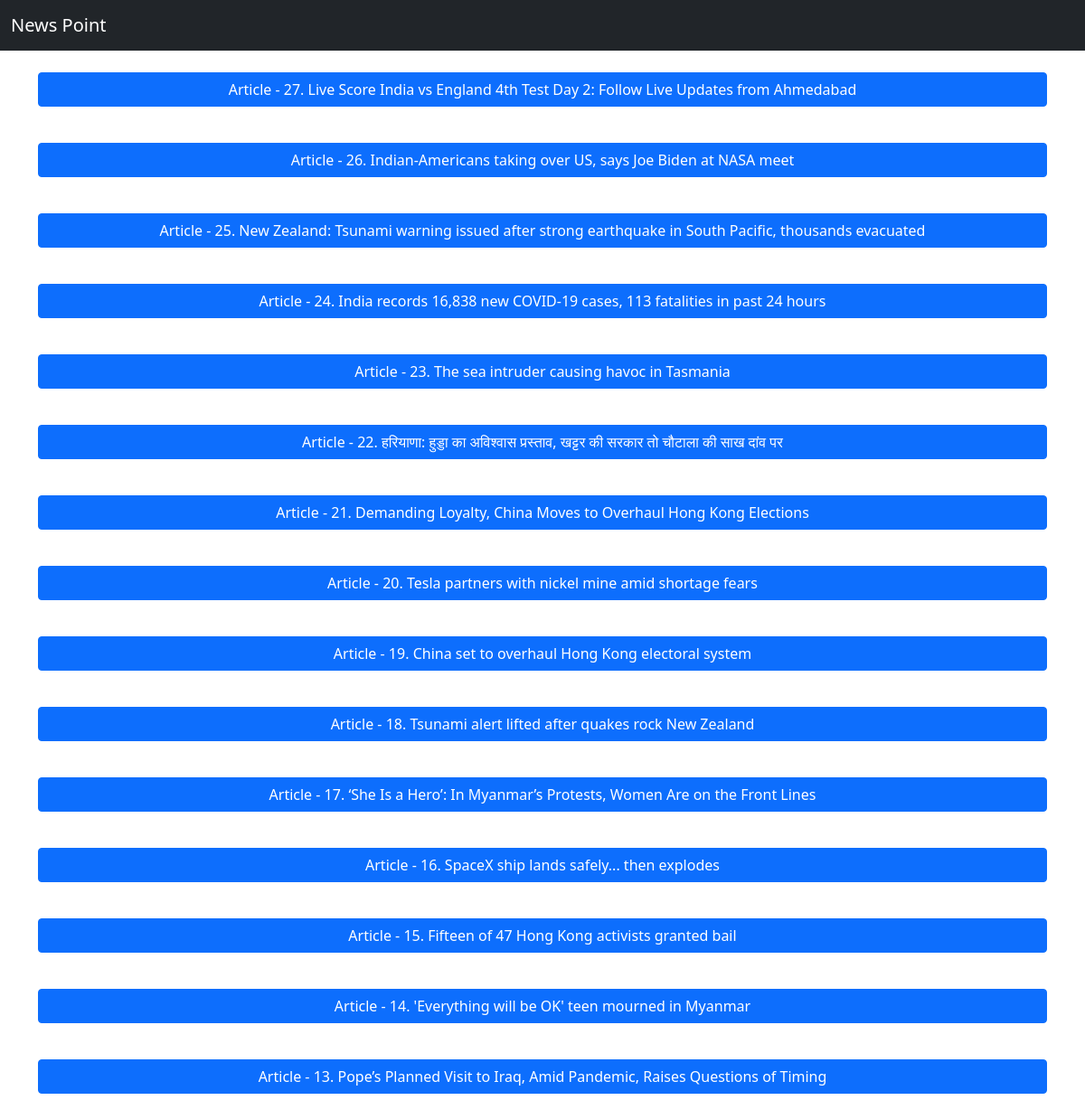
Before: / with the older database file.
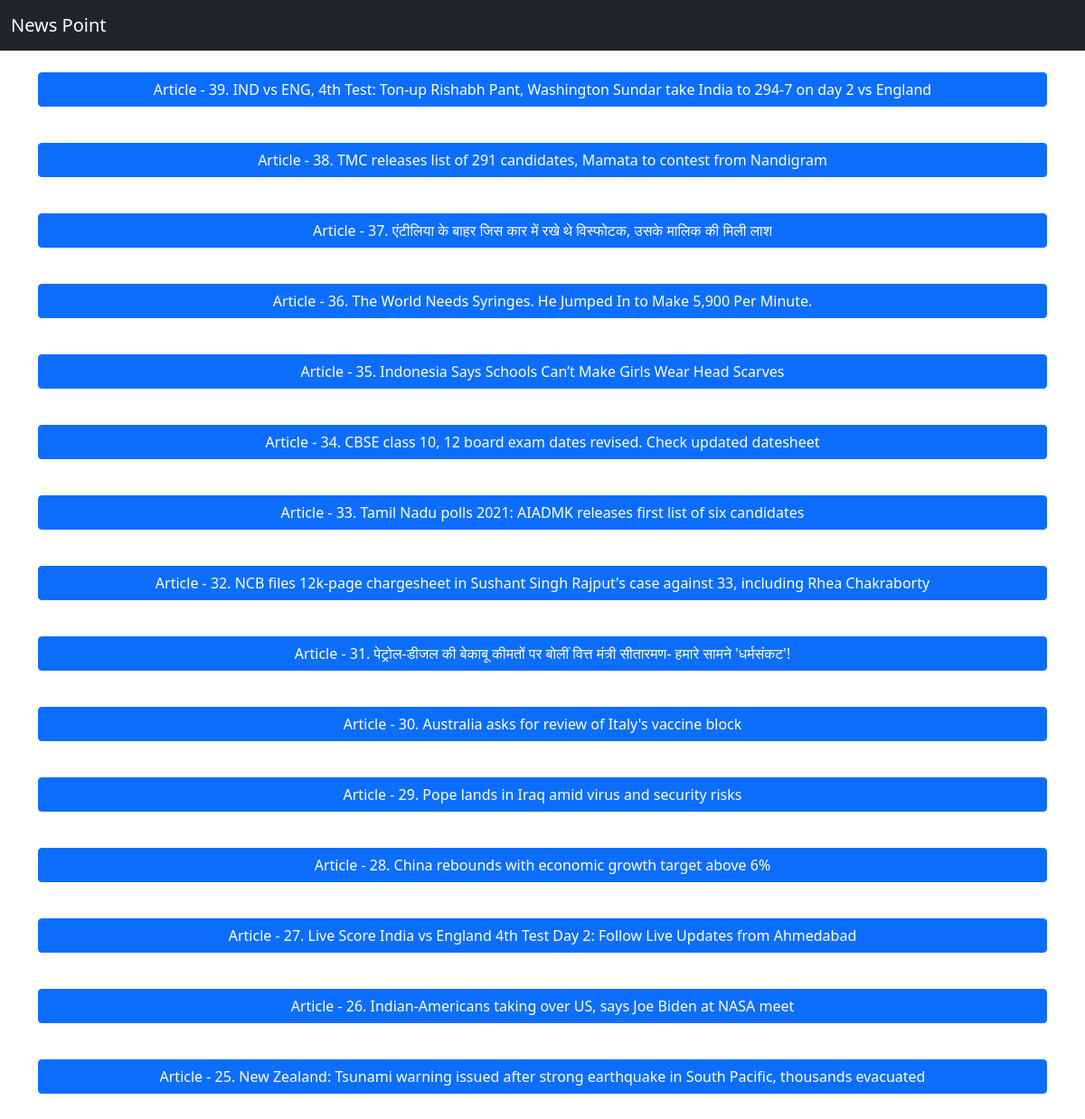
After: the same page with the newer database file.
### main.py (models this page shows, shortened)
class Article(db.Model):
    id = db.Column(db.Integer, primary_key=True)
    headline = db.Column(db.String(200), nullable=False)
    image_url = db.Column(db.String(1000), nullable=False)
    content = db.Column(db.String(400), nullable=False)
    redirect_url = db.Column(db.String(400), nullable=False)
    data_from = db.Column(db.String(200), nullable=False)

### main.py (the view)
@app.route('/')
def index():
    content = Article.query.order_by(Article.id.desc()).limit(15).all()
    return render_template('index.html', content=content)

### templates/Index.html (shortened to what this page needs)
<html>
    <head>
        <link href="https://cdn.jsdelivr.net/npm/bootstrap@5.0.0-beta2/dist/css/bootstrap.min.css" rel="stylesheet">
    </head>
    <body>
        <nav class="navbar navbar-expand-lg navbar-dark bg-dark">
            <div class="container-fluid">
              <a class="navbar-brand" href="/">News Point</a>
              </div>
          </nav>
          <br/>
          <div class="container">
              <div class="row">
            {% for i in content %}
            <div class="col-md-12">
                <p>
                    <button class="btn btn-primary" type="button" data-bs-toggle="collapse" data-bs-target="#collapseExample{{i.id}}" aria-expanded="false" aria-controls="collapseExample{{i.id}}" style="width:100%;">
                      Article - {{i.id}}. {{i.headline}}
                    </button>
                  </p>
                  <br/>
              </div>
            {% endfor %}
        </div>
    </div>
    </body>
</html>

Changed rows visible on the page:
no longer on this page (row unchanged): Article: id "24", headline "India records 16,838 new COVID-19 cases, 113 fatalities in past 24 hours"
no longer on this page (row unchanged): Article: id "23", headline "The sea intruder causing havoc in Tasmania"
no longer on this page (row unchanged): Article: id "22", headline "हरियाणा: हुड्डा का अविश्वास प्रस्ताव, खट्टर की सरकार तो चौटाला की साख दांव पर"
no longer on this page (row unchanged): Article: id "21", headline "Demanding Loyalty, China Moves to Overhaul Hong Kong Elections"
no longer on this page (row unchanged): Article: id "20", headline "Tesla partners with nickel mine amid shortage fears"
no longer on this page (row unchanged): Article: id "19", headline "China set to overhaul Hong Kong electoral system"
no longer on this page (row unchanged): Article: id "18", headline "Tsunami alert lifted after quakes rock New Zealand"
no longer on this page (row unchanged): Article: id "17", headline "‘She Is a Hero’: In Myanmar’s Protests, Women Are on the Front Lines"
no longer on this page (row unchanged): Article: id "16", headline "SpaceX ship lands safely... then explodes"
no longer on this page (row unchanged): Article: id "15", headline "Fifteen of 47 Hong Kong activists granted bail"
no longer on this page (row unchanged): Article: id "14", headline "'Everything will be OK' teen mourned in Myanmar"
no longer on this page (row unchanged): Article: id "13", headline "Pope’s Planned Visit to Iraq, Amid Pandemic, Raises Questions of Timing"
added Article: id "39", headline "IND vs ENG, 4th Test: Ton-up Rishabh Pant, Washington Sundar take India to 294-7 on day 2 vs England"
added Article: id "38", headline "TMC releases list of 291 candidates, Mamata to contest from Nandigram"
added Article: id "37", headline "एंटीलिया के बाहर जिस कार में रखे थे विस्फोटक, उसके मालिक की मिली लाश"
added Article: id "36", headline "The World Needs Syringes. He Jumped In to Make 5,900 Per Minute."
added Article: id "35", headline "Indonesia Says Schools Can’t Make Girls Wear Head Scarves"
added Article: id "34", headline "CBSE class 10, 12 board exam dates revised. Check updated datesheet"
added Article: id "33", headline "Tamil Nadu polls 2021: AIADMK releases first list of six candidates"
added Article: id "32", headline "NCB files 12k-page chargesheet in Sushant Singh Rajput's case against 33, including Rhea Chakraborty"
added Article: id "31", headline "पेट्रोल-डीजल की बेकाबू कीमतों पर बोलीं वित्त मंत्री सीतारमण- हमारे सामने 'धर्मसंकट'!"
added Article: id "30", headline "Australia asks for review of Italy's vaccine block"
added Article: id "29", headline "Pope lands in Iraq amid virus and security risks"
added Article: id "28", headline "China rebounds with economic growth target above 6%"
